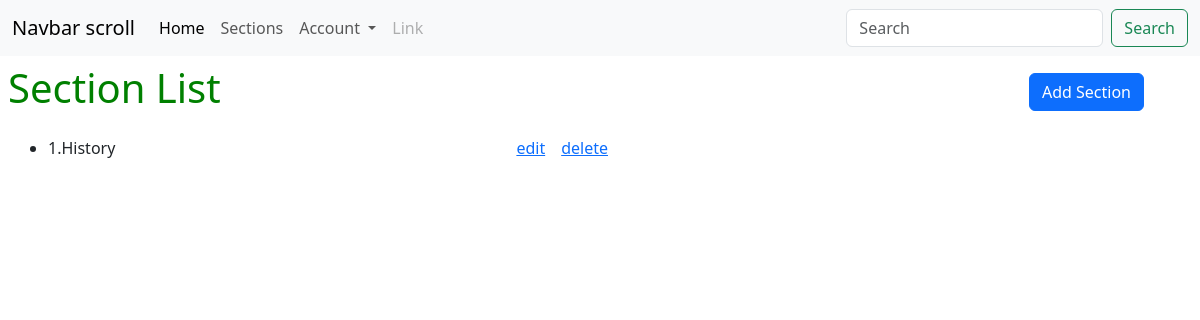
/sections, run on an earlier commit of the app's database.
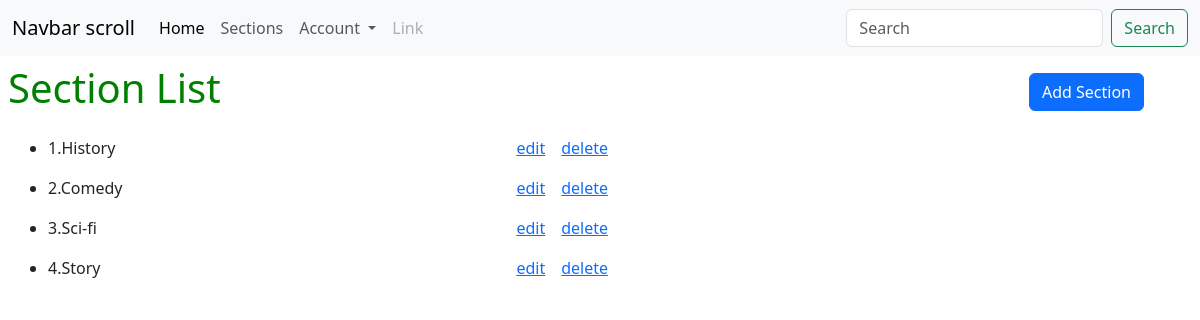
And on a later commit of the database.
### app/models.py (models this page shows)
class Section(db.Model):
    __tablename__ = "sections"
    section_id = db.Column(db.Integer, autoincrement=True, primary_key=True)
    section_name = db.Column(db.String)

### app/bp/section.py (the view)
@bp.route("/sections")
def list_sections():
    sections = Section.query.all()
    return render_template("section/section_list.html", sections=sections)

### templates/section/section_list.html
{% extends "base.html" %}
{% block content %}
<div class="d-flex justify-content-between g-3 p-2 align-items-center me-5">
    <h1>Section List</h1>
    <a class="btn btn-primary" href="/create/sections">Add Section</a>
</div>
<div>
    <ul>
        {% for section in sections %}
        <div class="d-flex justify-content-between mx-2 p-2 g-2 col-6">
            <li>{{section.section_id}}.{{section.section_name}}</li>
            <div class="d-flex g-3">
                <a href="/edit/sections/{{section.section_id}}" class="mx-2">
                    <span>edit</span>
                </a>
                <a href="/delete/sections/{{section.section_id}}" class="mx-2">
                    <span>delete</span>
                </a>
            </div>
        </div>
        {% endfor %}
    </ul>
</div>
{%endblock%}

### templates/base.html (shortened to what this page needs)
<!DOCTYPE html>
<html lang="en">
<head>
    <link href="https://cdn.jsdelivr.net/npm/bootstrap@5.3.3/dist/css/bootstrap.min.css" rel="stylesheet"
>
    <link rel="stylesheet" href="{{ url_for('static', filename='main.css') }}">
</head>
<body>
    <nav class="navbar navbar-expand-lg bg-body-tertiary">
        <div class="container-fluid">
            <a class="navbar-brand" href="#">Navbar scroll</a>
            <div class="collapse navbar-collapse" id="navbarScroll">
                <ul class="navbar-nav me-auto my-2 my-lg-0 navbar-nav-scroll" style="--bs-scroll-height: 100px;">
                    <li class="nav-item">
                        <a class="nav-link active" aria-current="page" href="/">Home</a>
                    </li>
                    <li class="nav-item">
                        <a class="nav-link" href="/sections">Sections</a>
                    </li>
                    <li class="nav-item dropdown">
                        <a class="nav-link dropdown-toggle" href="#" role="button" data-bs-toggle="dropdown"
                            aria-expanded="false">
                            Account
                        </a>
                    </li>
                    <li class="nav-item">
                        <a class="nav-link disabled" aria-disabled="true">Link</a>
                    </li>
                </ul>
                <form class="d-flex" role="search">
                    <input class="form-control me-2" type="search" placeholder="Search" aria-label="Search">
                    <button class="btn btn-outline-success" type="submit">Search</button>
                </form>
            </div>
        </div>
    </nav>
    {% block content %}
    {% endblock %}
</body>
</html>

### static/main.css (style rules this page uses)
h1 { color: green !important; }

What changed in the data, as far as the page shows it:
added Section: section_id "2", section_name "Comedy"
added Section: section_id "3", section_name "Sci-fi"
added Section: section_id "4", section_name "Story"
